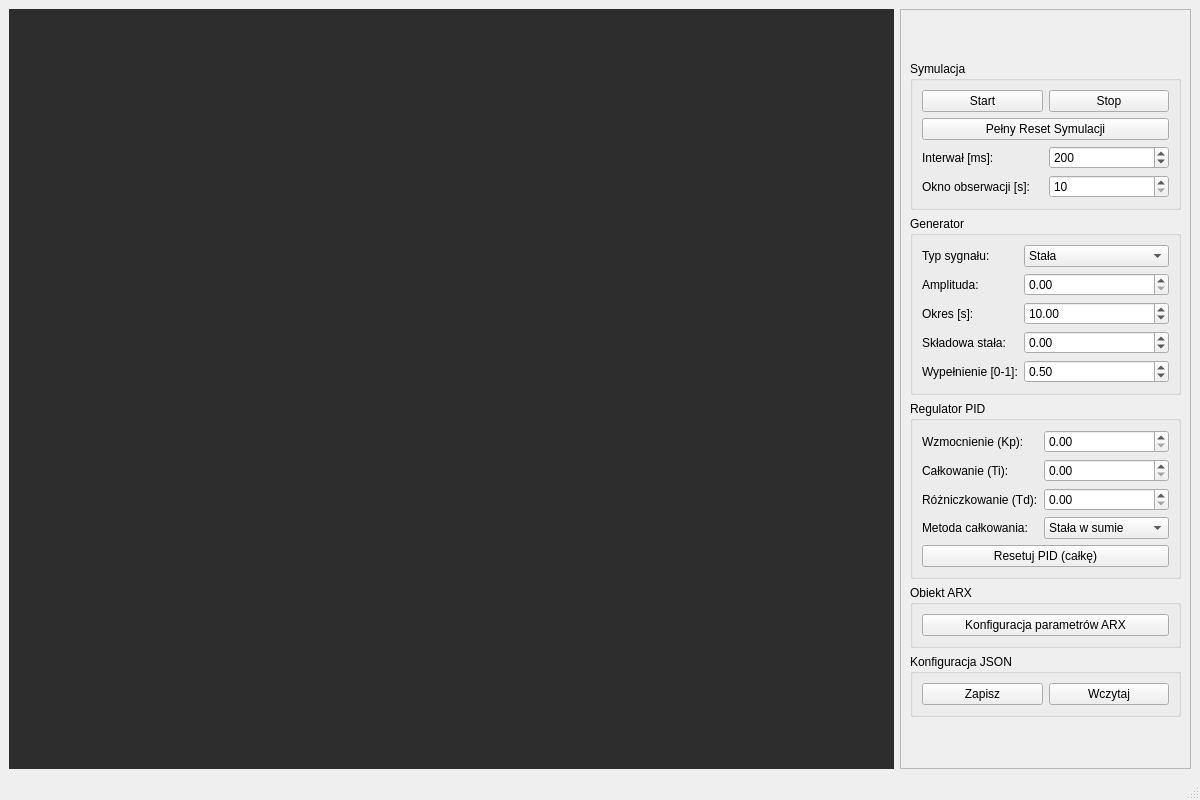
<?xml version="1.0" encoding="UTF-8"?>
<ui version="4.0">
 <class>MainWindow</class>
 <widget class="QMainWindow" name="MainWindow">
  <property name="geometry">
   <rect>
    <x>0</x>
    <y>0</y>
    <width>1200</width>
    <height>800</height>
   </rect>
  </property>
  <property name="minimumSize">
   <size>
    <width>1200</width>
    <height>800</height>
   </size>
  </property>
  <property name="windowTitle">
   <string>Symulator Układu Automatycznej Regulacji</string>
  </property>
  <widget class="QWidget" name="centralwidget">
   <layout class="QHBoxLayout" name="horizontalLayout_Main" stretch="1,0">
    <item>
     <widget class="QWidget" name="widgetWykresy" native="true">
      <property name="sizePolicy">
       <sizepolicy hsizetype="Expanding" vsizetype="Expanding">
        <horstretch>0</horstretch>
        <verstretch>0</verstretch>
       </sizepolicy>
      </property>
      <property name="styleSheet">
       <string notr="true">background-color: rgb(45, 45, 45);</string>
      </property>
     </widget>
    </item>
    <item>
     <widget class="QScrollArea" name="scrollArea">
      <property name="minimumSize">
       <size>
        <width>280</width>
        <height>0</height>
       </size>
      </property>
      <property name="maximumSize">
       <size>
        <width>320</width>
        <height>16777215</height>
       </size>
      </property>
      <property name="widgetResizable">
       <bool>true</bool>
      </property>
      <widget class="QWidget" name="scrollAreaWidgetContents">
       <property name="geometry">
        <rect>
         <x>0</x>
         <y>0</y>
         <width>278</width>
         <height>764</height>
        </rect>
       </property>
       <layout class="QVBoxLayout" name="verticalLayout_Controls">
        <item>
         <spacer name="verticalSpacer_2">
          <property name="orientation">
           <enum>Qt::Orientation::Vertical</enum>
          </property>
          <property name="sizeHint" stdset="0">
           <size>
            <width>20</width>
            <height>40</height>
           </size>
          </property>
         </spacer>
        </item>
        <item>
         <widget class="QGroupBox" name="groupBox_Sim">
          <property name="title">
           <string>Symulacja</string>
          </property>
          <layout class="QGridLayout" name="gridLayout_Sim">
           <item row="2" column="1">
            <widget class="QSpinBox" name="spinInterwal">
             <property name="minimum">
              <number>10</number>
             </property>
             <property name="maximum">
              <number>1000</number>
             </property>
             <property name="value">
              <number>200</number>
             </property>
            </widget>
           </item>
           <item row="0" column="1">
            <widget class="QPushButton" name="pushStop">
             <property name="text">
              <string>Stop</string>
             </property>
            </widget>
           </item>
           <item row="0" column="0">
            <widget class="QPushButton" name="pushStart">
             <property name="text">
              <string>Start</string>
             </property>
            </widget>
           </item>
           <item row="2" column="0">
            <widget class="QLabel" name="labelInterwal">
             <property name="text">
              <string>Interwał [ms]:</string>
             </property>
            </widget>
           </item>
           <item row="1" column="0" colspan="2">
            <widget class="QPushButton" name="pushResetSym">
             <property name="text">
              <string>Pełny Reset Symulacji</string>
             </property>
            </widget>
           </item>
           <item row="3" column="0">
            <widget class="QLabel" name="label">
             <property name="text">
              <string>Okno obserwacji [s]:</string>
             </property>
            </widget>
           </item>
           <item row="3" column="1">
            <widget class="QSpinBox" name="spinOknoObserwacji">
             <property name="minimum">
              <number>10</number>
             </property>
             <property name="maximum">
              <number>100</number>
             </property>
            </widget>
           </item>
          </layout>
         </widget>
        </item>
        <item>
         <widget class="QGroupBox" name="groupBox_Gen">
          <property name="title">
           <string>Generator</string>
          </property>
          <layout class="QFormLayout" name="formLayout_Gen">
           <item row="0" column="0">
            <widget class="QLabel" name="labelTypSyg">
             <property name="text">
              <string>Typ sygnału:</string>
             </property>
            </widget>
           </item>
           <item row="0" column="1">
            <widget class="QComboBox" name="comboTypSygnalu">
             <item>
              <property name="text">
               <string>Stała</string>
              </property>
             </item>
             <item>
              <property name="text">
               <string>Prostokąt</string>
              </property>
             </item>
             <item>
              <property name="text">
               <string>Sinus</string>
              </property>
             </item>
            </widget>
           </item>
           <item row="1" column="0">
            <widget class="QLabel" name="labelAmplituda">
             <property name="text">
              <string>Amplituda:</string>
             </property>
            </widget>
           </item>
           <item row="1" column="1">
            <widget class="QDoubleSpinBox" name="spinAmplituda">
             <property name="maximum">
              <double>1000.000000000000000</double>
             </property>
             <property name="singleStep">
              <double>0.100000000000000</double>
             </property>
            </widget>
           </item>
           <item row="2" column="0">
            <widget class="QLabel" name="labelOkres">
             <property name="text">
              <string>Okres [s]:</string>
             </property>
            </widget>
           </item>
           <item row="2" column="1">
            <widget class="QDoubleSpinBox" name="spinOkres">
             <property name="minimum">
              <double>0.100000000000000</double>
             </property>
             <property name="maximum">
              <double>10000.000000000000000</double>
             </property>
             <property name="value">
              <double>10.000000000000000</double>
             </property>
            </widget>
           </item>
           <item row="3" column="0">
            <widget class="QLabel" name="labelSkladowaStala">
             <property name="text">
              <string>Składowa stała:</string>
             </property>
            </widget>
           </item>
           <item row="3" column="1">
            <widget class="QDoubleSpinBox" name="spinSkladowaStala">
             <property name="minimum">
              <double>-1000.000000000000000</double>
             </property>
             <property name="maximum">
              <double>1000.000000000000000</double>
             </property>
            </widget>
           </item>
           <item row="4" column="0">
            <widget class="QLabel" name="labelWypelnienie">
             <property name="text">
              <string>Wypełnienie [0-1]:</string>
             </property>
            </widget>
           </item>
           <item row="4" column="1">
            <widget class="QDoubleSpinBox" name="spinWypelnienie">
             <property name="maximum">
              <double>1.000000000000000</double>
             </property>
             <property name="singleStep">
              <double>0.100000000000000</double>
             </property>
             <property name="value">
              <double>0.500000000000000</double>
             </property>
            </widget>
           </item>
          </layout>
         </widget>
        </item>
        <item>
         <widget class="QGroupBox" name="groupBox_PID">
          <property name="title">
           <string>Regulator PID</string>
          </property>
          <layout class="QFormLayout" name="formLayout_PID">
           <item row="0" column="0">
            <widget class="QLabel" name="labelKp">
             <property name="text">
              <string>Wzmocnienie (Kp):</string>
             </property>
            </widget>
           </item>
           <item row="0" column="1">
            <widget class="QDoubleSpinBox" name="spinPidKp">
             <property name="maximum">
              <double>1000.000000000000000</double>
             </property>
             <property name="singleStep">
              <double>0.100000000000000</double>
             </property>
             <property name="value">
              <double>0.000000000000000</double>
             </property>
            </widget>
           </item>
           <item row="1" column="0">
            <widget class="QLabel" name="labelTi">
             <property name="text">
              <string>Całkowanie (Ti):</string>
             </property>
            </widget>
           </item>
           <item row="1" column="1">
            <widget class="QDoubleSpinBox" name="spinPidTi">
             <property name="maximum">
              <double>10000.000000000000000</double>
             </property>
            </widget>
           </item>
           <item row="2" column="0">
            <widget class="QLabel" name="labelTd">
             <property name="text">
              <string>Różniczkowanie (Td):</string>
             </property>
            </widget>
           </item>
           <item row="2" column="1">
            <widget class="QDoubleSpinBox" name="spinPidTd">
             <property name="maximum">
              <double>10000.000000000000000</double>
             </property>
            </widget>
           </item>
           <item row="3" column="0">
            <widget class="QLabel" name="labelMetCalk">
             <property name="text">
              <string>Metoda całkowania:</string>
             </property>
            </widget>
           </item>
           <item row="3" column="1">
            <widget class="QComboBox" name="comboMetCalk">
             <property name="enabled">
              <bool>true</bool>
             </property>
             <item>
              <property name="text">
               <string>Stała w sumie</string>
              </property>
             </item>
             <item>
              <property name="text">
               <string>Stała przed sumą</string>
              </property>
             </item>
            </widget>
           </item>
           <item row="4" column="0" colspan="2">
            <widget class="QPushButton" name="pushResetPID">
             <property name="text">
              <string>Resetuj PID (całkę)</string>
             </property>
            </widget>
           </item>
          </layout>
         </widget>
        </item>
        <item>
         <widget class="QGroupBox" name="groupBox_ARX">
          <property name="title">
           <string>Obiekt ARX</string>
          </property>
          <layout class="QVBoxLayout" name="verticalLayout_ARX">
           <item>
            <widget class="QPushButton" name="pushConfigARX">
             <property name="text">
              <string>Konfiguracja parametrów ARX</string>
             </property>
            </widget>
           </item>
          </layout>
         </widget>
        </item>
        <item>
         <widget class="QGroupBox" name="groupBox_File">
          <property name="title">
           <string>Konfiguracja JSON</string>
          </property>
          <layout class="QHBoxLayout" name="horizontalLayout_File">
           <item>
            <widget class="QPushButton" name="pushSaveConfig">
             <property name="text">
              <string>Zapisz</string>
             </property>
            </widget>
           </item>
           <item>
            <widget class="QPushButton" name="pushLoadConfig">
             <property name="text">
              <string>Wczytaj</string>
             </property>
            </widget>
           </item>
          </layout>
         </widget>
        </item>
        <item>
         <spacer name="verticalSpacer">
          <property name="orientation">
           <enum>Qt::Orientation::Vertical</enum>
          </property>
          <property name="sizeHint" stdset="0">
           <size>
            <width>20</width>
            <height>40</height>
           </size>
          </property>
         </spacer>
        </item>
       </layout>
      </widget>
     </widget>
    </item>
   </layout>
  </widget>
  <widget class="QStatusBar" name="statusbar"/>
 </widget>
 <resources/>
 <connections/>
</ui>
